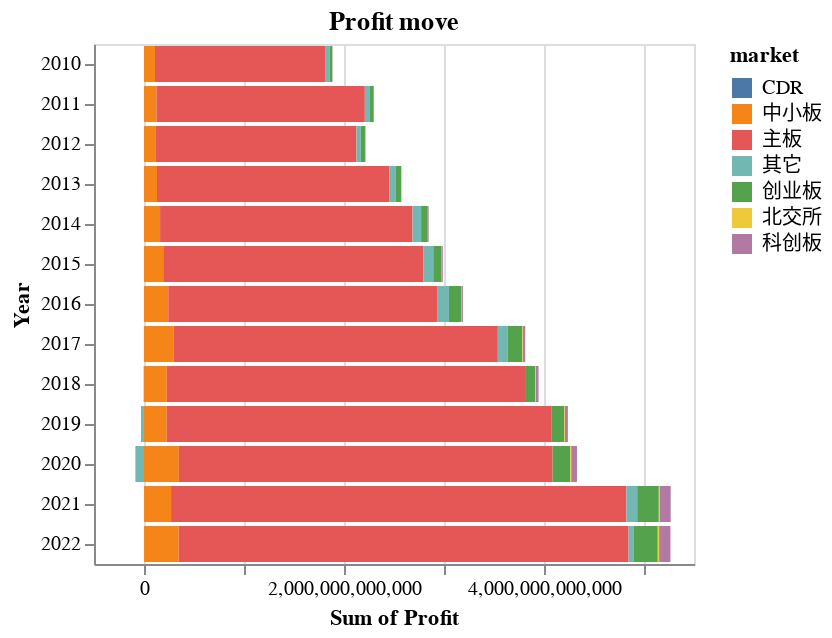

Notebook code for this chart:
### Code cell
plot_stack_hbar(df_profit, x='sum(Profit)', y='Year', color = 'market', title='Profit move')

### Figure 1 — Vega-Lite specification as saved in the notebook (floating-point values rounded to 4 significant figures)
{"config": {"view": {"continuousWidth": 300, "continuousHeight": 300}}, "data": {"name": "data-8608be3d95cbd00997038dc1ed0a6196"}, "mark": {"type": "bar"}, "encoding": {"color": {"field": "market", "type": "nominal"}, "x": {"aggregate": "sum", "field": "Profit", "type": "quantitative"}, "y": {"field": "Year", "type": "nominal"}}, "title": "Profit move", "width": "container", "$schema": "https://vega.github.io/schema/vega-lite/v5.8.0.json", "datasets": {"data-8608be3d95cbd00997038dc1ed0a6196": [{"Year": "2010", "market": "中小板", "Profit": 109900000000.0}, {"Year": "2010", "market": "主板", "Profit": 1707000000000.0}, {"Year": "2010", "market": "其它", "Profit": 39600000000.0}, {"Year": "2010", "market": "创业板", "Profit": 26010000000.0}, {"Year": "2010", "market": "北交所", "Profit": 296100000.0}, {"Year": "2010", "market": "科创板", "Profit": 2486000000.0}, {"Year": "2011", "market": "中小板", "Profit": 125100000000.0}, {"Year": "2011", "market": "主板", "Profit": 2083000000000.0}, {"Year": "2011", "market": "其它", "Profit": 46130000000.0}, {"Year": "2011", "market": "创业板", "Profit": 42150000000.0}, {"Year": "2011", "market": "北交所", "Profit": 290300000.0}, {"Year": "2011", "market": "科创板", "Profit": 2759000000.0}, {"Year": "2012", "market": "中小板", "Profit": 119300000000.0}, {"Year": "2012", "market": "主板", "Profit": 2005000000000.0}, {"Year": "2012", "market": "其它", "Profit": 43820000000.0}, {"Year": "2012", "market": "创业板", "Profit": 44720000000.0}, {"Year": "2012", "market": "北交所", "Profit": 756600000.0}, {"Year": "2012", "market": "科创板", "Profit": 1607000000.0}, {"Year": "2013", "market": "中小板", "Profit": 130100000000.0}, {"Year": "2013", "market": "主板", "Profit": 2323000000000.0}, {"Year": "2013", "market": "其它", "Profit": 65510000000.0}, {"Year": "2013", "market": "创业板", "Profit": 52070000000.0}, {"Year": "2013", "market": "北交所", "Profit": 1635000000.0}, {"Year": "2013", "market": "科创板", "Profit": 3157000000.0}, {"Year": "2014", "market": "中小板", "Profit": 160800000000.0}, {"Year": "2014", "market": "主板", "Profit": 2525000000000.0}, {"Year": "2014", "market": "其它", "Profit": 85840000000.0}, {"Year": "2014", "market": "创业板", "Profit": 67400000000.0}, {"Year": "2014", "market": "北交所", "Profit": 2008000000.0}, {"Year": "2014", "market": "科创板", "Profit": 6343000000.0}, {"Year": "2015", "market": "中小板", "Profit": 192200000000.0}, {"Year": "2015", "market": "主板", "Profit": 2600000000000.0}, {"Year": "2015", "market": "其它", "Profit": 101000000000.0}, {"Year": "2015", "market": "创业板", "Profit": 84610000000.0}, {"Year": "2015", "market": "北交所", "Profit": 2920000000.0}, {"Year": "2015", "market": "科创板", "Profit": 7930000000.0}, {"Year": "2016", "market": "CDR", "Profit": -157600000.0}, {"Year": "2016", "market": "中小板", "Profit": 242500000000.0}, {"Year": "2016", "market": "主板", "Profit": 2694000000000.0}, {"Year": "2016", "market": "其它", "Profit": 112800000000.0}, {"Year": "2016", "market": "创业板", "Profit": 121800000000.0}, {"Year": "2016", "market": "北交所", "Profit": 4186000000.0}, {"Year": "2016", "market": "科创板", "Profit": 14030000000.0}, {"Year": "2017", "market": "CDR", "Profit": -627100000.0}, {"Year": "2017", "market": "中小板", "Profit": 297500000000.0}, {"Year": "2017", "market": "主板", "Profit": 3241000000000.0}, {"Year": "2017", "market": "其它", "Profit": 99550000000.0}, {"Year": "2017", "market": "创业板", "Profit": 145900000000.0}, {"Year": "2017", "market": "北交所", "Profit": 5531000000.0}, {"Year": "2017", "market": "科创板", "Profit": 23180000000.0}, {"Year": "2018", "market": "CDR", "Profit": -1804000000.0}, {"Year": "2018", "market": "中小板", "Profit": 227900000000.0}, {"Year": "2018", "market": "主板", "Profit": 3592000000000.0}, {"Year": "2018", "market": "其它", "Profit": -1078000000.0}, {"Year": "2018", "market": "创业板", "Profit": 93890000000.0}, {"Year": "2018", "market": "北交所", "Profit": 6179000000.0}, {"Year": "2018", "market": "科创板", "Profit": 25960000000.0}, {"Year": "2019", "market": "CDR", "Profit": -454800000.0}, {"Year": "2019", "market": "中小板", "Profit": 227100000000.0}, {"Year": "2019", "market": "主板", "Profit": 3845000000000.0}, {"Year": "2019", "market": "其它", "Profit": -29390000000.0}, {"Year": "2019", "market": "创业板", "Profit": 128900000000.0}, {"Year": "2019", "market": "北交所", "Profit": 7329000000.0}, {"Year": "2019", "market": "科创板", "Profit": 30360000000.0}, {"Year": "2020", "market": "CDR", "Profit": 73470000.0}, {"Year": "2020", "market": "中小板", "Profit": 348100000000.0}, {"Year": "2020", "market": "主板", "Profit": 3738000000000.0}, {"Year": "2020", "market": "其它", "Profit": -86300000000.0}, {"Year": "2020", "market": "创业板", "Profit": 177800000000.0}, {"Year": "2020", "market": "北交所", "Profit": 8925000000.0}, {"Year": "2020", "market": "科创板", "Profit": 57250000000.0}, {"Year": "2021", "market": "CDR", "Profit": 410600000.0}, {"Year": "2021", "market": "中小板", "Profit": 270300000000.0}, {"Year": "2021", "market": "主板", "Profit": 4553000000000.0}, {"Year": "2021", "market": "其它", "Profit": 108300000000.0}, {"Year": "2021", "market": "创业板", "Profit": 216000000000.0}, {"Year": "2021", "market": "北交所", "Profit": 12210000000.0}, {"Year": "2021", "market": "科创板", "Profit": 106600000000.0}, {"Year": "2022", "market": "CDR", "Profit": 450600000.0}, {"Year": "2022", "market": "中小板", "Profit": 346200000000.0}, {"Year": "2022", "market": "主板", "Profit": 4499000000000.0}, {"Year": "2022", "market": "其它", "Profit": 53270000000.0}, {"Year": "2022", "market": "创业板", "Profit": 238800000000.0}, {"Year": "2022", "market": "北交所", "Profit": 13660000000.0}, {"Year": "2022", "market": "科创板", "Profit": 112800000000.0}]}}
